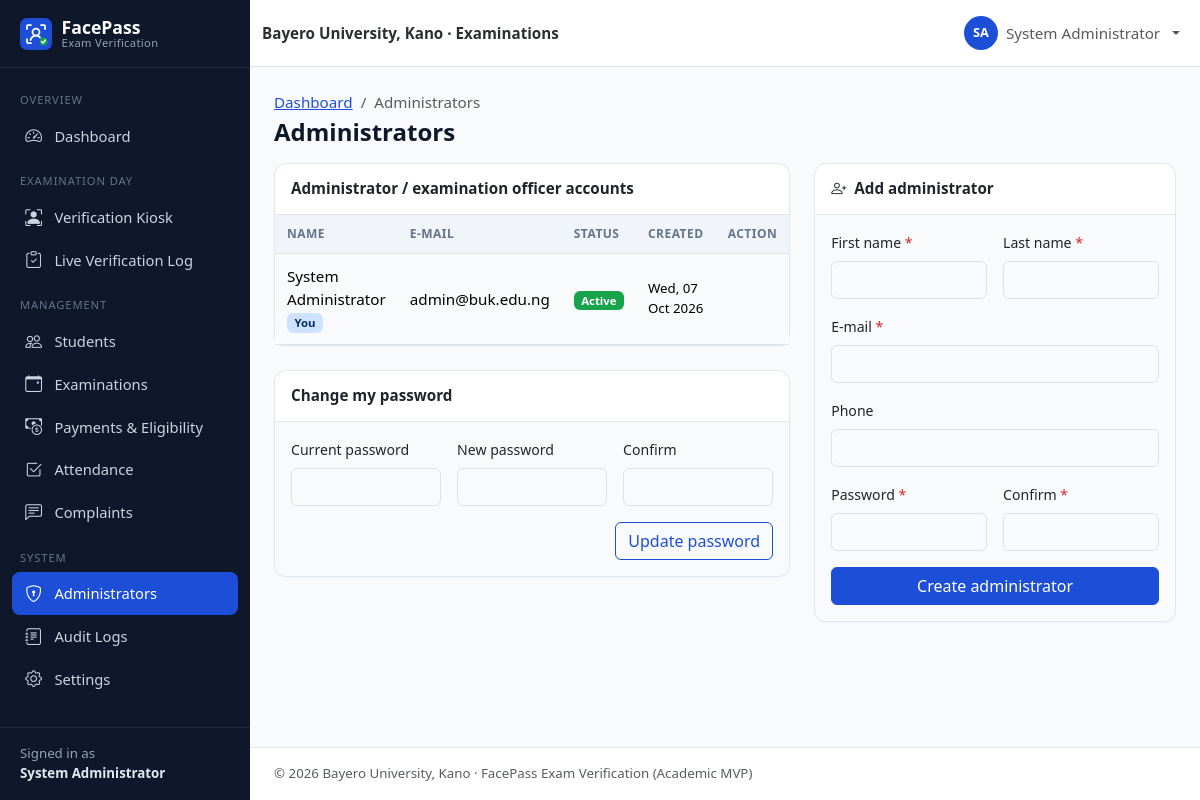
The page /admin/users.php (signed in) on the database its author committed.
### tables this page shows
CREATE TABLE users (
    id               INT UNSIGNED NOT NULL AUTO_INCREMENT,
    student_id       VARCHAR(30)  NULL,                 
    first_name       VARCHAR(60)  NOT NULL,
    last_name        VARCHAR(60)  NOT NULL,
    email            VARCHAR(120) NOT NULL,
    phone            VARCHAR(20)  NULL,
    password         VARCHAR(255) NOT NULL,             
    role             ENUM('admin','student') NOT NULL DEFAULT 'student',
    department       VARCHAR(100) NULL,
    level            VARCHAR(10)  NULL,                 
    faculty          VARCHAR(100) NULL,
    face_registered  TINYINT(1)   NOT NULL DEFAULT 0,
    account_status   ENUM('active','inactive','suspended') NOT NULL DEFAULT 'active',
    created_at       TIMESTAMP    NOT NULL DEFAULT CURRENT_TIMESTAMP,
    updated_at       TIMESTAMP    NOT NULL DEFAULT CURRENT_TIMESTAMP ON UPDATE CURRENT_TIMESTAMP,
    PRIMARY KEY (id),
    UNIQUE KEY uq_users_student_id (student_id),
    UNIQUE KEY uq_users_email (email),
    KEY idx_users_role (role),
    KEY idx_users_dept_level (department, level),
    KEY idx_users_status (account_status)
);

### config/database.php (called while the page is built, shortened)
<?php
function db(): PDO
{
    static $pdo = null;
    if ($pdo === null) {
        $dsn = sprintf(
            'mysql:host=%s;port=%s;dbname=%s;charset=utf8mb4',
            DB_HOST,
            DB_PORT,
            DB_NAME
        );
        $pdo = new PDO($dsn, DB_USER, DB_PASS, [
            PDO::ATTR_ERRMODE            => PDO::ERRMODE_EXCEPTION,
            PDO::ATTR_DEFAULT_FETCH_MODE => PDO::FETCH_ASSOC,
            PDO::ATTR_EMULATE_PREPARES   => false,
        ]);
        $offset = (new DateTime('now', new DateTimeZone(APP_TIMEZONE)))->format('P');
        $stmt = $pdo->prepare('SET time_zone = ?');
        $stmt->execute([$offset]);
    }
    return $pdo;
}

### includes/auth.php (called while the page is built, shortened)
<?php
function current_user(): ?array
{
    static $user = false;
    if ($user !== false) {
        return $user;
    }
    $user = null;
    if (!empty($_SESSION['user_id'])) {
        $stmt = db()->prepare('SELECT * FROM users WHERE id = ?');
        $stmt->execute([(int) $_SESSION['user_id']]);
        $row = $stmt->fetch();
        if ($row && $row['account_status'] === 'active' && $row['role'] === ($_SESSION['role'] ?? '')) {
            $user = $row;
        } else {
            logout_user();
        }
    }
    return $user;
}
function requireLogin(): array
{
    $user = current_user();
    return $user;
}
function requireAdmin(): array
{
    $user = requireLogin();
    return $user;
}

### admin/users.php (the view, shortened to what this page needs)
<?php
$me = requireAdmin();
$pdo = db();
$form = ['first_name' => '', 'last_name' => '', 'email' => '', 'phone' => ''];
$admins = $pdo->query("SELECT * FROM users WHERE role = 'admin' ORDER BY created_at")->fetchAll();
$pageTitle = 'Administrators';
$breadcrumbs = ['Dashboard' => 'admin/dashboard.php', 'Administrators' => null];
require __DIR__ . '/../includes/header.php';
?>
<div class="row g-4">
    <div class="col-xl-7">
        <div class="card">
            <div class="card-header">Administrator / examination officer accounts</div>
            <div class="table-responsive">
                <table class="table align-middle table-card">
                    <thead><tr><th>Name</th><th>E-mail</th><th>Status</th><th>Created</th><th class="text-end">Action</th></tr></thead>
                    <tbody>
                    <?php foreach ($admins as $a): ?>
                        <tr>
                            <td><?= e(full_name($a)) ?><?= (int) $a['id'] === (int) $me['id'] ? ' <span class="badge bg-primary-subtle text-primary-emphasis">You</span>' : '' ?></td>
                            <td><?= e($a['email']) ?></td>
                            <td><?= status_badge($a['account_status']) ?></td>
                            <td class="small"><?= e(fmt_date($a['created_at'])) ?></td>
                            <td class="text-end">
                            </td>
                        </tr>
                    <?php endforeach; ?>
                    </tbody>
                </table>
            </div>
        </div>
        <div class="card mt-4">
            <div class="card-header">Change my password</div>
            <div class="card-body">
                <form method="post" class="row g-3 needs-validation" novalidate>
                    <div class="col-md-4"><label class="form-label" for="current_password">Current password</label>
                        <input type="password" class="form-control" id="current_password" name="current_password" required autocomplete="current-password"></div>
                    <div class="col-md-4"><label class="form-label" for="new_password">New password</label>
                        <input type="password" class="form-control" id="new_password" name="new_password" minlength="10" required autocomplete="new-password"></div>
                    <div class="col-md-4"><label class="form-label" for="new_password_confirm">Confirm</label>
                        <input type="password" class="form-control" id="new_password_confirm" name="new_password_confirm" data-match="#new_password" required autocomplete="new-password">
                        <div class="invalid-feedback">Passwords do not match.</div></div>
                    <div class="col-12 text-end"><button class="btn btn-outline-primary">Update password</button></div>
                </form>
            </div>
        </div>
    </div>
    <div class="col-xl-5">
        <div class="card">
            <div class="card-header"><i class="bi bi-person-plus me-2"></i>Add administrator</div>
            <div class="card-body">
                <form method="post" class="needs-validation" novalidate>
                    <div class="row g-3">
                        <div class="col-6"><label class="form-label required" for="first_name">First name</label>
                            <input class="form-control" id="first_name" name="first_name" value="<?= e($form['first_name']) ?>" required maxlength="60"></div>
                        <div class="col-6"><label class="form-label required" for="last_name">Last name</label>
                            <input class="form-control" id="last_name" name="last_name" value="<?= e($form['last_name']) ?>" required maxlength="60"></div>
                        <div class="col-12"><label class="form-label required" for="email">E-mail</label>
                            <input type="email" class="form-control" id="email" name="email" value="<?= e($form['email']) ?>" required maxlength="120"></div>
                        <div class="col-12"><label class="form-label" for="phone">Phone</label>
                            <input class="form-control" id="phone" name="phone" value="<?= e($form['phone']) ?>" maxlength="20"></div>
                        <div class="col-6"><label class="form-label required" for="password">Password</label>
                            <input type="password" class="form-control" id="password" name="password" minlength="10" required autocomplete="new-password"></div>
                        <div class="col-6"><label class="form-label required" for="password_confirm">Confirm</label>
                            <input type="password" class="form-control" id="password_confirm" name="password_confirm" data-match="#password" required autocomplete="new-password">
                            <div class="invalid-feedback">Passwords do not match.</div></div>
                    </div>
                    <button class="btn btn-primary w-100 mt-3">Create administrator</button>
                </form>
            </div>
        </div>
    </div>
</div>
<?php require __DIR__ . '/../includes/footer.php'; ?>

### includes/header.php (shortened to what this page needs)
<?php
$pageTitle = $pageTitle ?? APP_NAME;
$layout = $layout ?? 'app';
$breadcrumbs = $breadcrumbs ?? [];
$bodyClass = $bodyClass ?? '';
$user = current_user();
$role = $user['role'] ?? null;
?>
<!doctype html>
<html lang="en">
<head>
    <link rel="stylesheet" href="<?= e(url('assets/vendor/bootstrap/bootstrap.min.css')) ?>">
    <link rel="stylesheet" href="<?= e(url('assets/vendor/bootstrap-icons/bootstrap-icons.min.css')) ?>">
    <link rel="stylesheet" href="<?= e(url('assets/css/style.css')) ?>">
    <?php if ($role === 'admin'): ?>
        <link rel="stylesheet" href="<?= e(url('assets/css/admin.css')) ?>">
    <?php elseif ($role === 'student'): ?>
        <link rel="stylesheet" href="<?= e(url('assets/css/student.css')) ?>">
    <?php endif; ?>
</head>
<body class="<?= e(trim("layout-$layout $bodyClass")) ?>">
<?php if ($layout === 'app' && $user): ?>
<div class="app-shell">
    <?php require __DIR__ . '/sidebar.php'; ?>
    <div class="app-main">
        <nav class="navbar navbar-expand bg-white border-bottom app-topbar sticky-top">
            <div class="container-fluid">
                <span class="navbar-text fw-semibold text-secondary-emphasis d-none d-sm-inline">
                    <?= e(INSTITUTION_NAME) ?> · Examinations
                </span>
                <ul class="navbar-nav ms-auto align-items-center">
                    <li class="nav-item dropdown">
                        <a class="nav-link dropdown-toggle d-flex align-items-center gap-2" href="#" role="button"
                           data-bs-toggle="dropdown" aria-expanded="false">
                            <span class="avatar-circle"><?= e(strtoupper(substr($user['first_name'], 0, 1) . substr($user['last_name'], 0, 1))) ?></span>
                            <span class="d-none d-md-inline"><?= e(full_name($user)) ?></span>
                        </a>
                    </li>
                </ul>
            </div>
        </nav>
        <main class="app-content container-fluid">
            <div class="d-flex flex-wrap justify-content-between align-items-center mb-3 gap-2">
                <div>
                    <?php if ($breadcrumbs): ?>
                        <nav aria-label="breadcrumb">
                            <ol class="breadcrumb small mb-1">
                                <?php foreach ($breadcrumbs as $label => $link): ?>
                                    <?php if ($link): ?>
                                        <li class="breadcrumb-item"><a href="<?= e(url($link)) ?>"><?= e($label) ?></a></li>
                                    <?php else: ?>
                                        <li class="breadcrumb-item active" aria-current="page"><?= e($label) ?></li>
                                    <?php endif; ?>
                                <?php endforeach; ?>
                            </ol>
                        </nav>
                    <?php endif; ?>
                    <h1 class="h4 mb-0 page-title"><?= e($pageTitle) ?></h1>
                </div>
            </div>
<?php else: ?>
<main class="plain-content">
<?php endif; ?>

### includes/sidebar.php (shortened to what this page needs)
<?php
$current = str_replace('\\', '/', $_SERVER['SCRIPT_NAME'] ?? '');
if (($user['role'] ?? '') === 'admin') {
    $menu = [
        'Overview' => [
            ['admin/dashboard.php', 'bi-speedometer2', 'Dashboard'],
        ],
        'Examination Day' => [
            ['verification/index.php', 'bi-person-bounding-box', 'Verification Kiosk'],
            ['verification/result.php', 'bi-clipboard-check', 'Live Verification Log'],
        ],
        'Management' => [
            ['admin/students.php', 'bi-people', 'Students'],
            ['admin/examinations.php', 'bi-calendar-event', 'Examinations'],
            ['admin/payments.php', 'bi-cash-coin', 'Payments & Eligibility'],
            ['admin/attendance.php', 'bi-check2-square', 'Attendance'],
            ['admin/complaints.php', 'bi-chat-left-text', 'Complaints'],
        ],
        'System' => [
            ['admin/users.php', 'bi-shield-lock', 'Administrators'],
            ['admin/audit-logs.php', 'bi-journal-text', 'Audit Logs'],
            ['admin/settings.php', 'bi-gear', 'Settings'],
        ],
    ];
    $aliases = [
        'admin/student-view.php' => 'admin/students.php',
        'admin/enroll-face.php' => 'admin/students.php',
        'auth/register.php' => 'admin/students.php',
        'admin/examination-create.php' => 'admin/examinations.php',
    ];
}
$isActive = function (string $path) use ($current, $aliases): bool {
    foreach ($aliases as $child => $parent) {
        if ($parent === $path && str_ends_with($current, '/' . $child)) {
            return true;
        }
    }
    return str_ends_with($current, '/' . $path);
};
?>
<aside class="offcanvas-lg offcanvas-start app-sidebar" tabindex="-1" id="appSidebar" aria-labelledby="appSidebarLabel">
    <div class="offcanvas-body flex-column p-0">
        <div class="sidebar-desktop-brand d-none d-lg-block">
            <a class="sidebar-brand" href="<?= e(url('index.php')) ?>">
                <img src="<?= e(url('assets/images/logo.svg')) ?>" alt="" width="32" height="32">
                <span>FacePass<small>Exam Verification</small></span>
            </a>
        </div>
        <nav class="sidebar-nav">
            <?php foreach ($menu as $section => $items): ?>
                <div class="sidebar-section"><?= e($section) ?></div>
                <?php foreach ($items as [$path, $icon, $label]): ?>
                    <a class="sidebar-link<?= $isActive($path) ? ' active' : '' ?>" href="<?= e(url($path)) ?>">
                        <i class="bi <?= e($icon) ?>"></i><span><?= e($label) ?></span>
                    </a>
                <?php endforeach; ?>
            <?php endforeach; ?>
        </nav>
        <div class="sidebar-footer small">
            Signed in as<br><strong><?= e(full_name($user)) ?></strong>
        </div>
    </div>
</aside>

### includes/functions.php (shortened to what this page needs)
<?php
function e($value): string
{
    return htmlspecialchars((string) ($value ?? ''), ENT_QUOTES | ENT_SUBSTITUTE, 'UTF-8');
}
function base_url(): string
{
    static $base = null;
    if ($base !== null) {
        return $base;
    }
    $docRoot = realpath($_SERVER['DOCUMENT_ROOT'] ?? '') ?: '';
    $root = realpath(ROOT_PATH) ?: ROOT_PATH;
    $docRoot = str_replace('\\', '/', $docRoot);
    $root = str_replace('\\', '/', $root);
    $relative = '';
    if ($docRoot !== '' && stripos($root, $docRoot) === 0) {
        $relative = trim(substr($root, strlen($docRoot)), '/');
    }
    $base = $relative === '' ? '' : '/' . $relative;
    return $base;
}
function url(string $path = ''): string
{
    return base_url() . '/' . ltrim($path, '/');
}
function full_name(array $row): string
{
    return trim(($row['first_name'] ?? '') . ' ' . ($row['last_name'] ?? ''));
}
function fmt_date(?string $date): string
{
    return $date ? date('D, d M Y', strtotime($date)) : '—';
}
function status_badge(?string $status): string
{
    $map = [
        'scheduled' => 'primary', 'ongoing' => 'warning text-dark', 'completed' => 'success',
        'cancelled' => 'secondary', 'present' => 'success', 'absent' => 'danger',
        'rejected' => 'danger', 'pending' => 'warning text-dark', 'reviewed' => 'info text-dark',
        'resolved' => 'success', 'active' => 'success', 'inactive' => 'secondary',
        'suspended' => 'danger', 'facial_recognition' => 'primary', 'manual' => 'dark',
    ];
    $status = (string) $status;
    $class = $map[$status] ?? 'secondary';
    $label = ucwords(str_replace('_', ' ', $status));
    return '<span class="badge bg-' . $class . '">' . e($label) . '</span>';
}

### rows shown on the page
users: full_name($user) "System Administrator", first_name+last_name "SA", full_name($a) "System Administrator", shows "You", email "admin@buk.edu.ng", account_status "Active", created_at "Wed, 07 Oct 2026"

### other values the page prints
$section "OVERVIEW"
$label "Dashboard"
$section "EXAMINATION DAY"
$label "Verification Kiosk"
$label "Live Verification Log"
$section "MANAGEMENT"
$label "Students"
$label "Examinations"
$label "Payments & Eligibility"
$label "Attendance"
$label "Complaints"
$section "SYSTEM"
$label "Administrators"
$label "Audit Logs"
$label "Settings"
